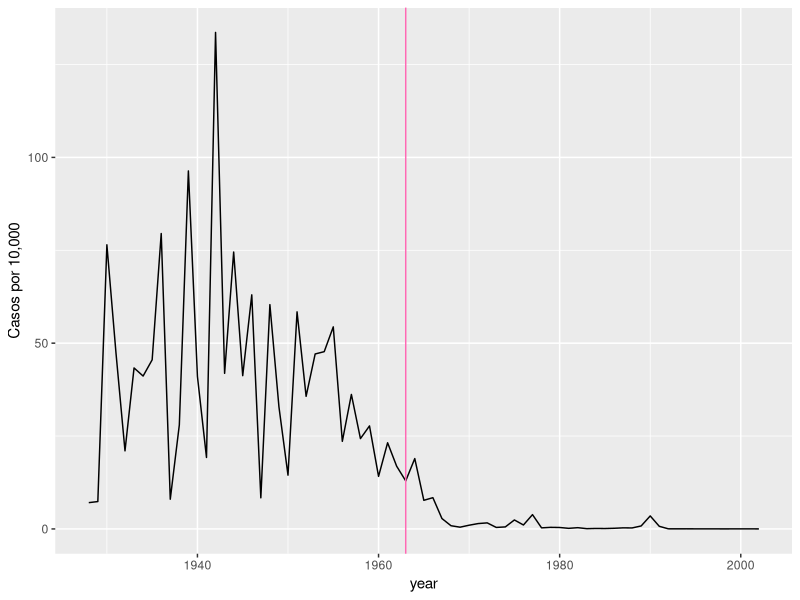
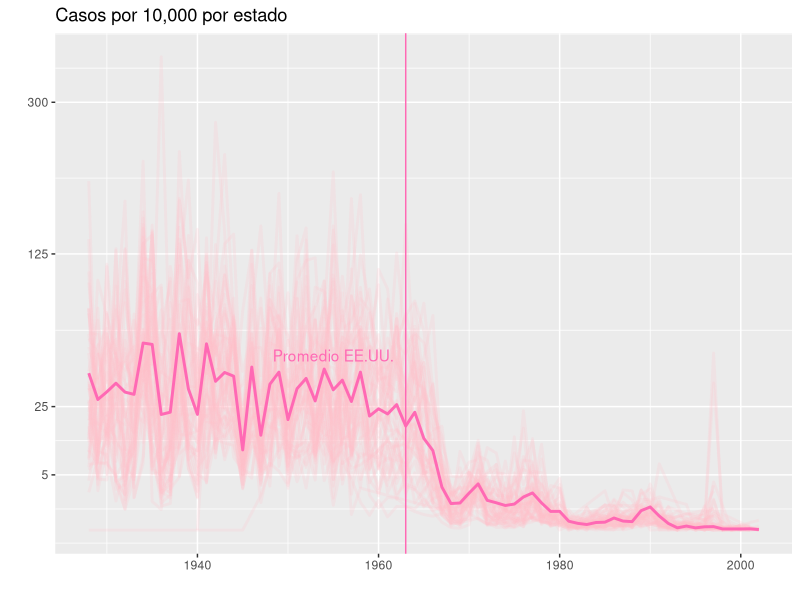

These figures' R source, in order:
# importar datos e inspeccionar
library(tidyverse)
library(dslabs)
data(us_contagious_diseases)
str(us_contagious_diseases)
# asignar a dat la tasa de sarampión por 10,000, eliminando Alaska y Hawaii y ajustando por semanas reportadas
la_enfermedad <- "Measles"
dat <- us_contagious_diseases %>%
  filter(!state %in% c("Hawaii", "Alaska") & disease == la_enfermedad) %>%
  mutate(rate = count / population * 10000 * 52/weeks_reporting) %>%
  mutate(state = reorder(state, rate))

# trazar las tasas de enfermedades por año en California
dat %>% filter(state == "California" & !is.na(rate)) %>%
  ggplot(aes(year, rate)) +
  geom_line() +
  ylab("Casos por 10,000") +
  geom_vline(xintercept=1963, col = "hotpink")

# calcular la tasa promedio de sarampión en los Estados Unidos por año
promedio <- us_contagious_diseases %>%
  filter(disease == la_enfermedad) %>% group_by(year) %>%
  summarize(us_rate = sum(count, na.rm = TRUE)/sum(population, na.rm = TRUE)*10000)

# hacer un gráfico de líneas de la tasa de sarampión por año por estado
dat %>%
  filter(!is.na(rate)) %>%
  ggplot() +
  geom_line(aes(year, rate, group = state), color = "pink", 
            show.legend = FALSE, alpha = 0.2, size = 1) +
  geom_line(mapping = aes(year, us_rate), data = promedio, size = 1, col = "hotpink") +
  scale_y_continuous(trans = "sqrt", breaks = c(5, 25, 125, 300)) +
  ggtitle("Casos por 10,000 por estado") +
  xlab("") +
  ylab("") +
  geom_text(data = data.frame(x = 1955, y = 50),
            mapping = aes(x, y, label = "Promedio EE.UU."), color = "hotpink") +
  geom_vline(xintercept = 1963, col = "hotpink")
